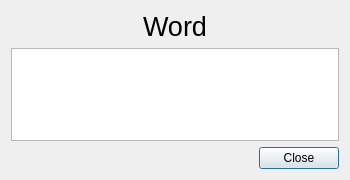
<?xml version="1.0" encoding="UTF-8"?>
<ui version="4.0">
 <class>GlossaryDialog</class>
 <widget class="QDialog" name="GlossaryDialog">
  <property name="geometry">
   <rect>
    <x>0</x>
    <y>0</y>
    <width>350</width>
    <height>180</height>
   </rect>
  </property>
  <property name="sizePolicy">
   <sizepolicy hsizetype="Fixed" vsizetype="Fixed">
    <horstretch>0</horstretch>
    <verstretch>0</verstretch>
   </sizepolicy>
  </property>
  <property name="windowTitle">
   <string>Dialog</string>
  </property>
  <layout class="QGridLayout" name="gridLayout">
   <item row="0" column="0">
    <widget class="QLabel" name="nameLabel">
     <property name="font">
      <font>
       <pointsize>20</pointsize>
      </font>
     </property>
     <property name="text">
      <string>Word</string>
     </property>
     <property name="alignment">
      <set>Qt::AlignmentFlag::AlignCenter</set>
     </property>
    </widget>
   </item>
   <item row="2" column="0">
    <widget class="QDialogButtonBox" name="buttonBox">
     <property name="orientation">
      <enum>Qt::Orientation::Horizontal</enum>
     </property>
     <property name="standardButtons">
      <set>QDialogButtonBox::StandardButton::Close</set>
     </property>
    </widget>
   </item>
   <item row="1" column="0">
    <widget class="QPlainTextEdit" name="definitionText">
     <property name="enabled">
      <bool>true</bool>
     </property>
     <property name="readOnly">
      <bool>true</bool>
     </property>
     <property name="plainText">
      <string/>
     </property>
    </widget>
   </item>
  </layout>
 </widget>
 <resources/>
 <connections>
  <connection>
   <sender>buttonBox</sender>
   <signal>accepted()</signal>
   <receiver>GlossaryDialog</receiver>
   <slot>accept()</slot>
   <hints>
    <hint type="sourcelabel">
     <x>248</x>
     <y>254</y>
    </hint>
    <hint type="destinationlabel">
     <x>157</x>
     <y>274</y>
    </hint>
   </hints>
  </connection>
  <connection>
   <sender>buttonBox</sender>
   <signal>rejected()</signal>
   <receiver>GlossaryDialog</receiver>
   <slot>reject()</slot>
   <hints>
    <hint type="sourcelabel">
     <x>316</x>
     <y>260</y>
    </hint>
    <hint type="destinationlabel">
     <x>286</x>
     <y>274</y>
    </hint>
   </hints>
  </connection>
 </connections>
</ui>
